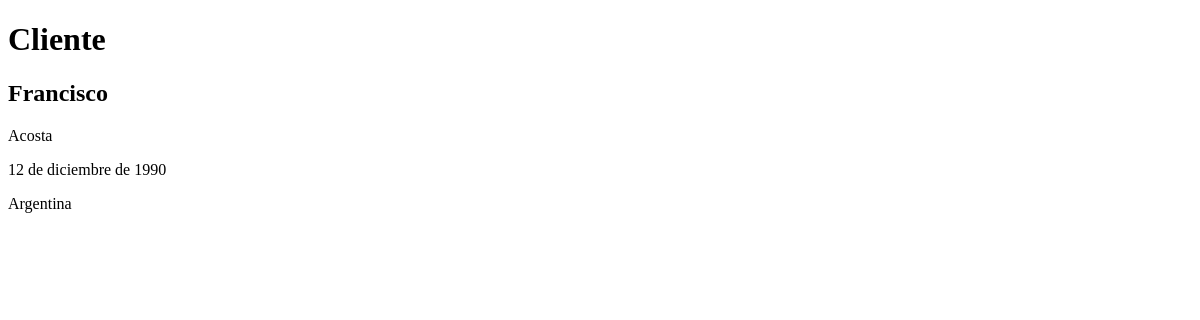
/cliente/home/, run on an earlier commit of the app's database.
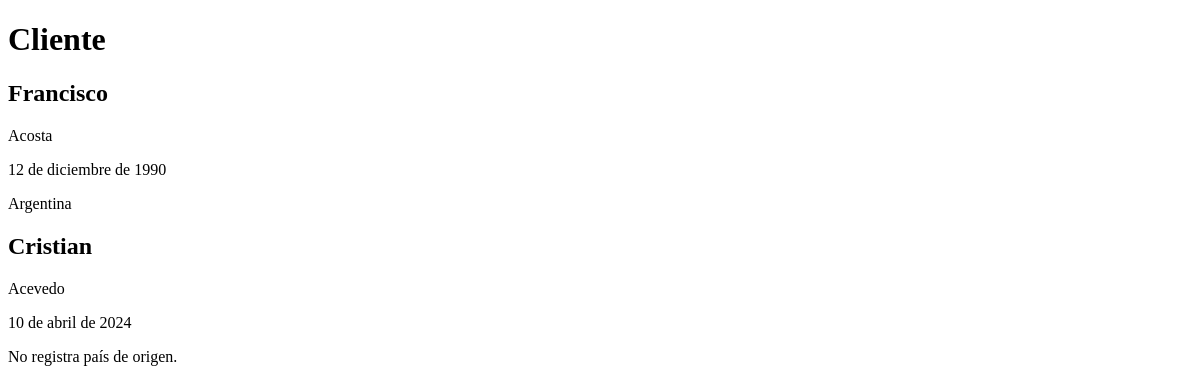
And on a later commit of the database.
### cliente/models.py (models this page shows, shortened)
class Cliente(models.Model):
   nombre = models.CharField(max_length=50)
   apellido = models.CharField(max_length=50)
   nacimiento = models.DateField(null=True)
   pais_origen_id = models.ForeignKey(
       Pais,
       on_delete=models.SET_NULL, # Este parámetro toca la base de datos
       blank=True, # Este parámetro toca la vista html
       null=True, # Este parámetro toca la base de datos
       verbose_name="país de origen" # Este parámetro toca la vista html
    )

class Pais(models.Model):
    nombre = models.CharField(max_length=50, verbose_name="país")
    def __str__(self):
        return self.nombre
    class Meta:
        verbose_name_plural = "países"

### cliente/views.py (the view)
# urls.py: path("home/", views.home),
def home(request):
    consulta_clientes = models.Cliente.objects.all()
    context = {"clientes": consulta_clientes} # clientes es la clave
    return render(request, "cliente/index.html", context)

### cliente/templates/cliente/index.html (shortened to what this page needs)
<!DOCTYPE html>
<html lang="es">
<head>
</head>
<body>
    <h1>Cliente</h1>
    {% for cliente in clientes %}
        <h2>{{ cliente.nombre }}</h2>
        <p>{{ cliente.apellido }}</p>
        <p>{{ cliente.nacimiento }}</p>
        {% if cliente.pais_origen_id %}
            <p>{{ cliente.pais_origen_id }}</p>
        {% else %}
            <p>No registra país de origen.</p>
        {% endif %}
    {% endfor %}
</body>
</html>

What changed in the data, as far as the page shows it:
added Cliente: nombre "Cristian", apellido "Acevedo", nacimiento "10 de abril de 2024", shows "No registra país de origen."
